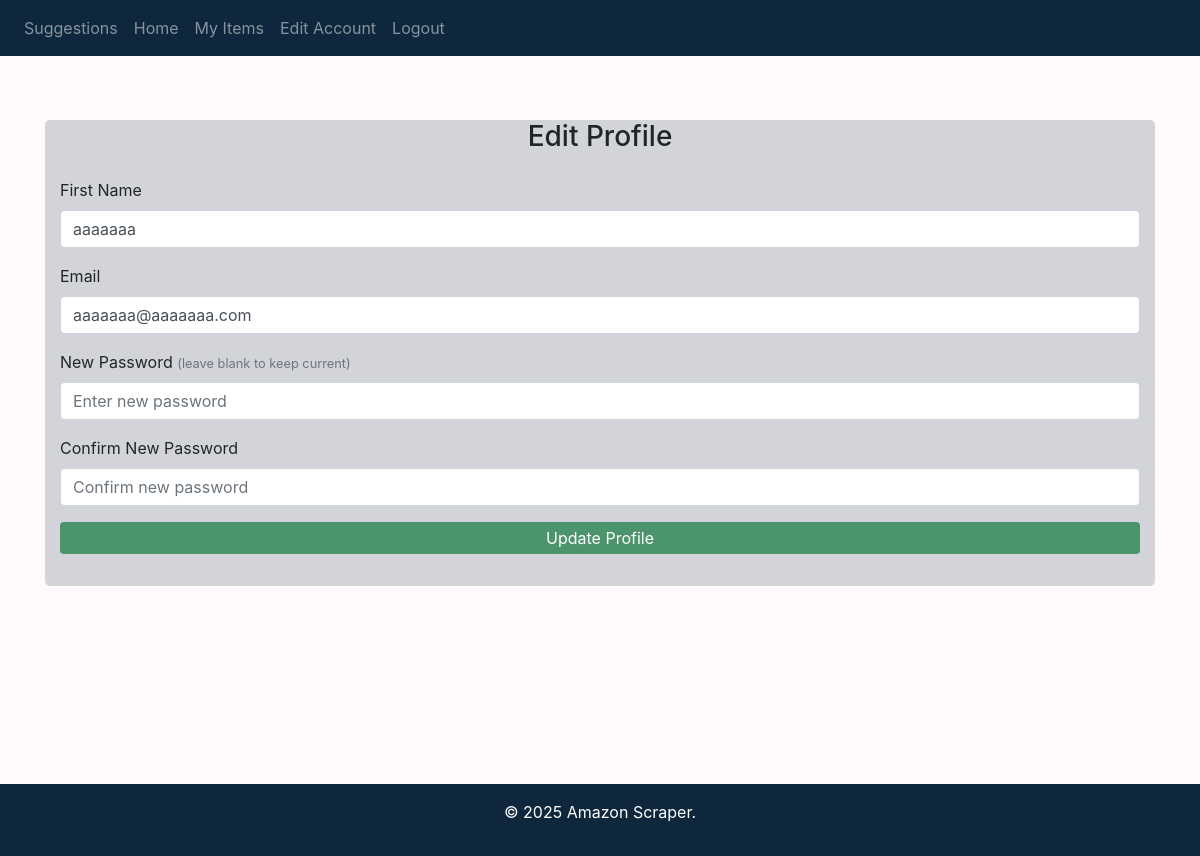
Page /profile (signed in) on the earlier database version.
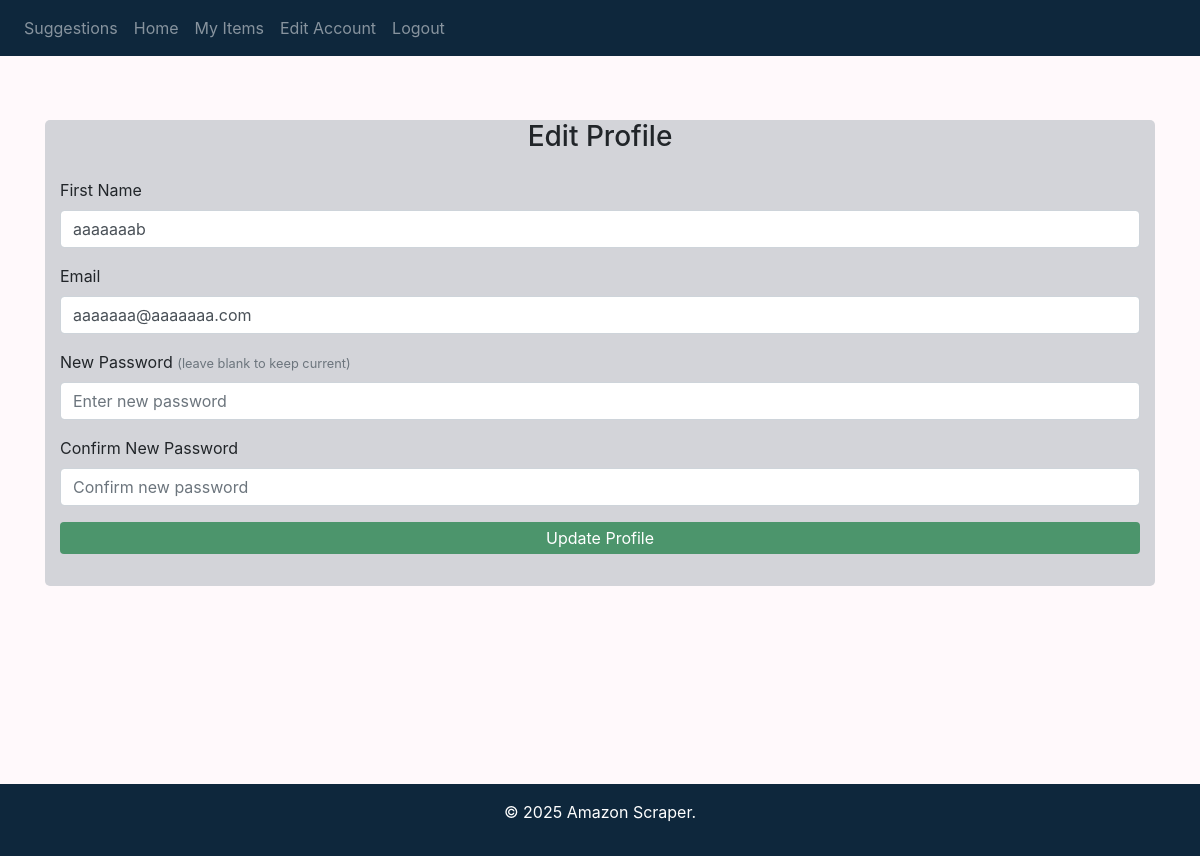
Same page on the later database version.
### website/models.py (models this page shows)
class User(db.Model, UserMixin):
    id = db.Column(db.Integer, primary_key=True)
    email = db.Column(db.String(150), unique=True)
    password = db.Column(db.String(150))
    first_Name = db.Column(db.String(150))  # ✅ Matches `signup` function
    products = db.relationship('Product', secondary=user_product_association, backref='users')

### website/auth.py (the view, shortened to what this page needs)
@auth.route('/profile', methods=['GET', 'POST'])
@login_required
def profile():
    return render_template('profile.html', user=current_user)

### website/__init__.py (called while the page is built)
def create_app():
    app = Flask(__name__)
    app.config['SECRET_KEY'] = 'your_secret_key'  # Change this in production!
    app.config['SQLALCHEMY_DATABASE_URI'] = f'sqlite:///{DB_NAME}'
    db.init_app(app)
    from .views import views
    from .auth import auth  # Import the auth blueprint here
    app.register_blueprint(views, url_prefix='/')  # Register views blueprint
    app.register_blueprint(auth)  # Remove the '/auth' prefix here
    from .models import User, Product
    create_database(app)  # Create the database by calling this function
    login_manager = LoginManager()
    login_manager.login_view = 'auth.login'
    login_manager.init_app(app)
    @login_manager.user_loader
    def load_user(id):
        return User.query.get(int(id))
    return app

### website/templates/profile.html (shortened to what this page needs)
{% extends "base.html" %}
{% block content %}
<div style="height: 5vh;"></div>
    <form method="POST" class="container mt-4" id="profileform" onsubmit="editVal(event)">
    <h3 class="text-center mb-4">Edit Profile</h3>
    <div class="form-group">
        <label for="firstName">First Name</label>
        <input
            type="text"
            class="form-control"
            id="firstName"
            name="firstName"
            placeholder="Enter first name"
            value="{{ user.first_Name }}">
    </div>
    <div class="form-group">
        <label for="email">Email</label>
        <input
            type="text"
            class="form-control"
            id="email"
            name="email"
            placeholder="Enter email"
            value="{{ user.email }}">
    </div>
    <div class="form-group">
        <label for="password1">New Password <small class="text-muted">(leave blank to keep current)</small></label>
        <input
            type="password"
            class="form-control"
            id="password1"
            name="password1"
            placeholder="Enter new password">
    </div>
    <div class="form-group">
        <label for="password2">Confirm New Password</label>
        <input
            type="password"
            class="form-control"
            id="password2"
            name="password2"
            placeholder="Confirm new password">
    </div>
    <button type="submit" class="btn btn-primary btn-block">Update Profile</button>
</form>
</div>
{% endblock%}

Differences in the rows shown:
changed User "aaaaaaa@aaaaaaa.com": firstName "aaaaaaa" → "aaaaaaab"
